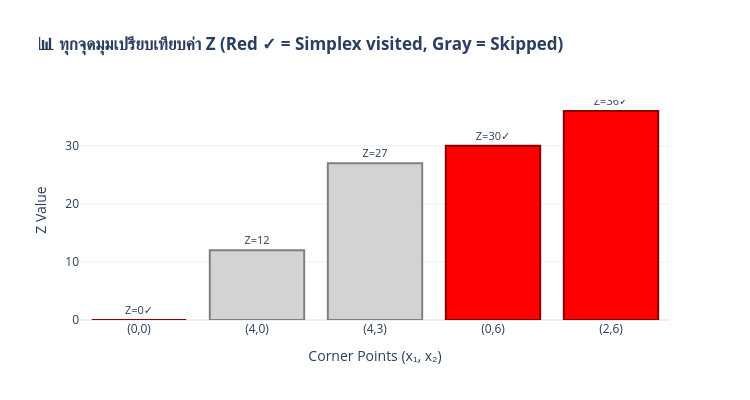

Here is the notebook cell this chart was saved with:
### Markdown cell above
## ส่วนที่ 4 — สรุปบทเรียน

| จุดมุมทั้งหมด (Graphical) | Z | Simplex เดินผ่านไหม? |
|---|---|---|
| (0,0) | 0 | ✅ จุดเริ่มต้น |
| (4,0) | 12 | ❌ ไม่เดินผ่าน |
| (4,3) | 27 | ❌ ไม่เดินผ่าน |
| (0,6) | 30 | ✅ หลัง pivot 1 |
| (2,6) | 36 | ✅ หลัง pivot 2 (Optimal) |

**ข้อสรุปสำคัญสำหรับสอนนักเรียน:**

1. **Graphical Method** ต้องหาจุดมุม**ทุกจุด** (5 จุดในที่นี้) แล้วค่อยเทียบ — ทำงานแบบ "มองภาพรวมทั้งหมดก่อนตัดสินใจ"
2. **Simplex Method** เดินผ่านแค่ **3 จุดจาก 5 จุด** (60% ของจุดมุมทั้งหมด) — ทำงานแบบ "เดินเฉพาะเส้นทางที่ดีขึ้นเรื่อยๆ ไม่เสียเวลาไปดูจุดที่ไม่มีทางดีกว่า"
3. ค่า Z ที่ Simplex เจอ **เพิ่มขึ้นทุกครั้ง** ($0\to30\to36$) ไม่เคยลดลง — นี่คือเหตุผลที่ Simplex รับประกันว่าจะเจอ optimal โดยไม่ต้องย้อนกลับ
4. ทั้งสองวิธี**ได้คำตอบเดียวกันเป๊ะ** ($x_1=2,x_2=6,Z=36$) เพราะมันคือปัญหาเดียวกัน แค่มองจากคนละมุม

> 💡 **สำหรับผู้สอน:** ยิ่งปัญหามีตัวแปร/ข้อจำกัดมากขึ้น จำนวนจุดมุมจะเพิ่มแบบ exponential (Graphical วาดไม่ได้เกิน 2-3 ตัวแปร)
> แต่ Simplex ยังคง "เดินเฉพาะเส้นทางที่ดีขึ้น" ได้เสมอ — นี่คือเหตุผลที่ Simplex ใช้แก้ปัญหาจริงที่มีตัวแปรหลักพันหลักหมื่นได้ ในขณะที่ Graphical ทำไม่ได้เลย

### Code cell
# 📊 Bar Chart: ทุกจุดมุมเปรียบเทียบค่า Z
visited = {(round(s["point"]["x1"], 4), round(s["point"]["x2"], 4)) for s in steps}
corner_z_values = sorted(((pt, c[0] * pt[0] + c[1] * pt[1]) for pt in corners), key=lambda x: x[1])

corner_labels = [f"({pt[0]:.0f},{pt[1]:.0f})" for pt, z in corner_z_values]
corner_z = [z for pt, z in corner_z_values]
is_visited = [(round(pt[0], 4), round(pt[1], 4)) in visited for pt, z in corner_z_values]

fig_bar = go.Figure()
fig_bar.add_trace(go.Bar(
    x=corner_labels, y=corner_z,
    marker={"color": ["red" if v else "lightgray" for v in is_visited],
            "line": {"width": 2, "color": ["darkred" if v else "gray" for v in is_visited]}},
    text=[f"Z={z:.0f}" + (" ✓" if v else "") for z, v in zip(corner_z, is_visited)],
    textposition="outside",
    hovertemplate="<b>จุดมุม: %{x}</b><br>Z = %{y:.0f}<extra></extra>",
))

fig_bar.update_layout(
    title="<b>📊 ทุกจุดมุมเปรียบเทียบค่า Z (สีแดง ✓ = Simplex เดินผ่าน, สีเทา = ข้าม)</b>",
    xaxis_title="จุดมุม (x₁, x₂)", yaxis_title="Z Value",
    width=750, height=400, template="plotly_white", showlegend=False,
)
fig_bar.show()

best_pt, best_z = corner_z_values[-1]
print(f"\n✓ Optimal point: ({best_pt[0]:.0f}, {best_pt[1]:.0f}) with Z = {best_z:.0f}")

### Figure 1 — Plotly figure (JSON) as saved in the notebook; plotly's stock layout.template omitted (floating-point values rounded to 4 significant figures)
{"data": [{"hovertemplate": "<b>Corner: %{x}</b><br>Z = %{y:.0f}<extra></extra>", "marker": {"color": ["red", "lightgray", "lightgray", "red", "red"], "line": {"color": ["darkred", "gray", "gray", "darkred", "darkred"], "width": 2}}, "name": "Corner Point Values", "text": ["Z=0✓", "Z=12", "Z=27", "Z=30✓", "Z=36✓"], "textfont": {"size": 11}, "textposition": "outside", "type": "bar", "x": ["(0,0)", "(4,0)", "(4,3)", "(0,6)", "(2,6)"], "y": [0, 12, 27, 30, 36]}], "layout": {"height": 400, "showlegend": false, "title": {"text": "<b>📊 ทุกจุดมุมเปรียบเทียบค่า Z (Red ✓ = Simplex visited, Gray = Skipped)</b>"}, "width": 750, "xaxis": {"title": {"text": "Corner Points (x₁, x₂)"}}, "yaxis": {"title": {"text": "Z Value"}}}}
